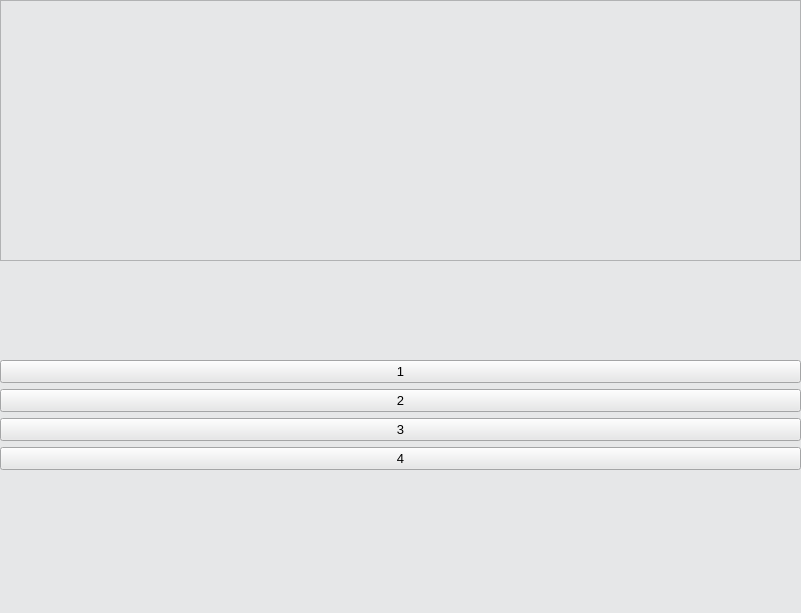
<?xml version="1.0" encoding="UTF-8"?>
<ui version="4.0">
 <class>MainWindow</class>
 <widget class="QMainWindow" name="MainWindow">
  <property name="geometry">
   <rect>
    <x>0</x>
    <y>0</y>
    <width>801</width>
    <height>613</height>
   </rect>
  </property>
  <property name="windowTitle">
   <string>MainWindow</string>
  </property>
  <property name="autoFillBackground">
   <bool>false</bool>
  </property>
  <property name="styleSheet">
   <string notr="true">background-color: rgb(230, 231, 232);</string>
  </property>
  <widget class="QWidget" name="centralwidget">
   <widget class="QTextBrowser" name="textBrowser">
    <property name="geometry">
     <rect>
      <x>0</x>
      <y>0</y>
      <width>801</width>
      <height>261</height>
     </rect>
    </property>
    <property name="font">
     <font>
      <family>Arial</family>
      <pointsize>15</pointsize>
     </font>
    </property>
    <property name="html">
     <string>&lt;!DOCTYPE HTML PUBLIC &quot;-//W3C//DTD HTML 4.0//EN&quot; &quot;http://www.w3.org/TR/REC-html40/strict.dtd&quot;&gt;
&lt;html&gt;&lt;head&gt;&lt;meta name=&quot;qrichtext&quot; content=&quot;1&quot; /&gt;&lt;style type=&quot;text/css&quot;&gt;
p, li { white-space: pre-wrap; }
&lt;/style&gt;&lt;/head&gt;&lt;body style=&quot; font-family:'Arial'; font-size:15pt; font-weight:400; font-style:normal;&quot;&gt;
&lt;p style=&quot;-qt-paragraph-type:empty; margin-top:0px; margin-bottom:0px; margin-left:0px; margin-right:0px; -qt-block-indent:0; text-indent:0px;&quot;&gt;&lt;br /&gt;&lt;/p&gt;&lt;/body&gt;&lt;/html&gt;</string>
    </property>
   </widget>
   <widget class="QWidget" name="verticalLayoutWidget">
    <property name="geometry">
     <rect>
      <x>0</x>
      <y>360</y>
      <width>801</width>
      <height>211</height>
     </rect>
    </property>
    <layout class="QVBoxLayout" name="buttonLayout">
     <property name="spacing">
      <number>6</number>
     </property>
     <property name="sizeConstraint">
      <enum>QLayout::SetMaximumSize</enum>
     </property>
     <item>
      <widget class="QPushButton" name="Answer1">
       <property name="font">
        <font>
         <family>Arial</family>
         <pointsize>10</pointsize>
        </font>
       </property>
       <property name="text">
        <string>1</string>
       </property>
      </widget>
     </item>
     <item>
      <widget class="QPushButton" name="Answer2">
       <property name="font">
        <font>
         <family>Arial</family>
         <pointsize>10</pointsize>
        </font>
       </property>
       <property name="text">
        <string>2</string>
       </property>
      </widget>
     </item>
     <item>
      <widget class="QPushButton" name="Answer3">
       <property name="font">
        <font>
         <family>Arial</family>
         <pointsize>10</pointsize>
        </font>
       </property>
       <property name="text">
        <string>3</string>
       </property>
      </widget>
     </item>
     <item>
      <widget class="QPushButton" name="Answer4">
       <property name="font">
        <font>
         <family>Arial</family>
         <pointsize>10</pointsize>
        </font>
       </property>
       <property name="text">
        <string>4</string>
       </property>
      </widget>
     </item>
    </layout>
   </widget>
  </widget>
  <widget class="QMenuBar" name="menubar">
   <property name="geometry">
    <rect>
     <x>0</x>
     <y>0</y>
     <width>801</width>
     <height>21</height>
    </rect>
   </property>
  </widget>
  <widget class="QStatusBar" name="statusbar"/>
 </widget>
 <resources/>
 <connections/>
</ui>
